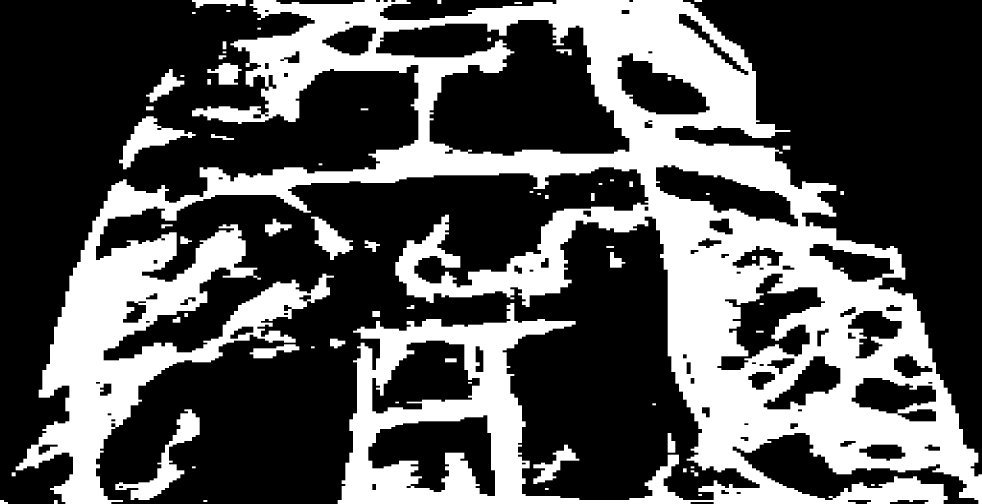
#> input picture Final_Task/segmented_mask.png, 2946 x 1511 px (shown at 1/3 size)
$ python astar.py
#> lines starting #> are read from the running program, lines starting #| are printed output that depends on the picture; after the words box and inside, x2 and y2 are one past the last pixel; in counts of white or black regions, pixels touching at a corner belong together
import heapq
import matplotlib.pyplot as plt
import numpy as np
import cv2

def resize_grid(grid, scale=0.25):
    h, w = grid.shape
    new_size = (int(w*scale), int(h*scale))
    small = cv2.resize(grid, new_size, interpolation=cv2.INTER_NEAREST)
    return small

mask = cv2.imread("segmented_mask.png", cv2.IMREAD_GRAYSCALE)
#> mask: shape (1511, 2946); 33.7% white; 68 white regions, largest, box (x1, y1, x2, y2) and area: (47, 0, 2946, 1511) 1429819, (346, 1228, 599, 1500) 15867, (357, 349, 587, 508) 12057

grid = (mask == 255).astype(np.uint8)
grid = 1 - grid
grid = resize_grid(grid, 0.2)
#> in resize_grid, `small = cv2.resize(grid, new_size, interpolation=cv2.INTER_NEAREST)`:
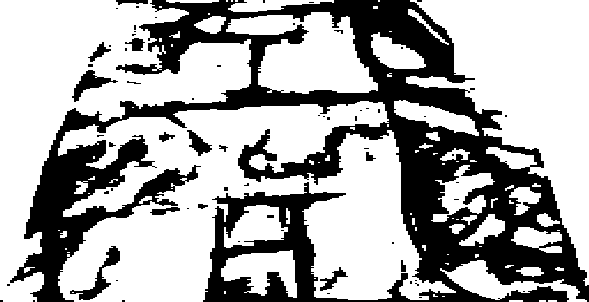
#> small: shape (302, 589); values 0 (black) and 1 (white), 66.4% white; 68 black regions (52 under 20 px), largest, box (x1, y1, x2, y2) and area: (10, 0, 589, 302) 57027, (70, 246, 120, 300) 622, (72, 70, 118, 102) 493

plt.figure(figsize=(10,5))
plt.subplot(1,2,1)
plt.imshow(mask)
plt.title("Original")

plt.subplot(1,2,2)
plt.imshow(grid, cmap='gray')
plt.title("Grid (0=road, 1=obstacle)")
plt.show()
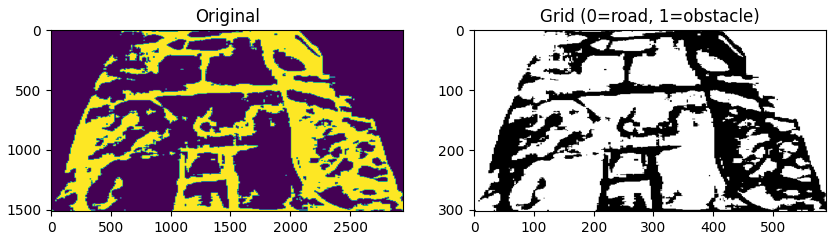
#> figure drawn by matplotlib, 2 panels

class Node:
    # [7 lines left out: function __init__, not called in this run]

    def __lt__(self, other):
        return self.f < other.f  # for heapq

def heuristic(x1, y1, x2, y2):
    return ((x1 - x2)**2 + (y1 - y2)**2) ** 0.5  # Euclidean

def is_walkable(x, y):
    return (0 <= x < grid.shape[0] and
            0 <= y < grid.shape[1] and
            grid[x][y] == 0)

# [45 lines left out: functions reconstruct_path, astar, not called in this run]

start = (0, 0)
end = (grid.shape[0]-1, grid.shape[1]-1)
#> end = (301, 588)

if not is_walkable(*start) or not is_walkable(*end):
    print("Start or End is not on a road")
else:
    path = astar(start, end)

    if path:
        print("Path found:")
        print(path)
    else:
        print("No path found")

    vis = cv2.cvtColor(grid*255, cv2.COLOR_GRAY2BGR)

    for x, y in path:
        vis[x, y] = [255, 0, 0]  # red path

    plt.imshow(vis)
    plt.title("A* Path")
    plt.show()

    orig = cv2.imread("topdown_image.png")
    orig = cv2.resize(orig, (grid.shape[1], grid.shape[0]))

    for x, y in path:
        orig[x, y] = [0, 0, 255]

    plt.imshow(cv2.cvtColor(orig, cv2.COLOR_BGR2RGB))
    plt.title("Final Path on Map")
    plt.axis('off')
    plt.show()
